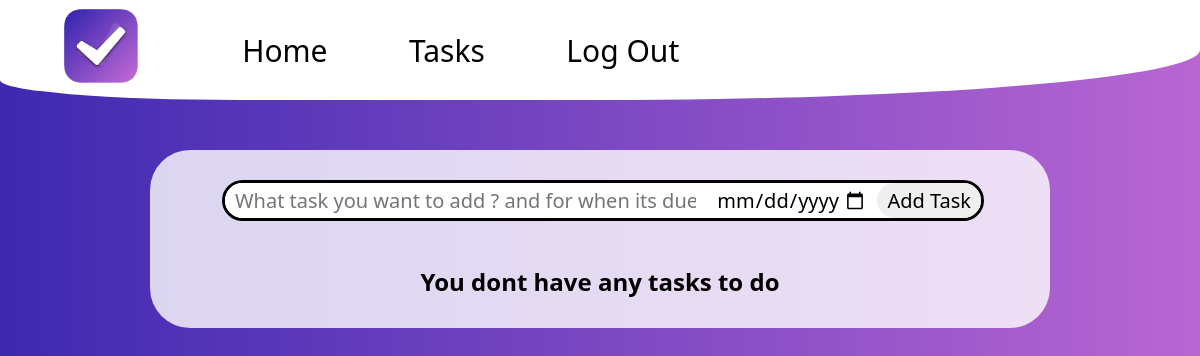
Page /tasks (signed in) on the earlier database version.
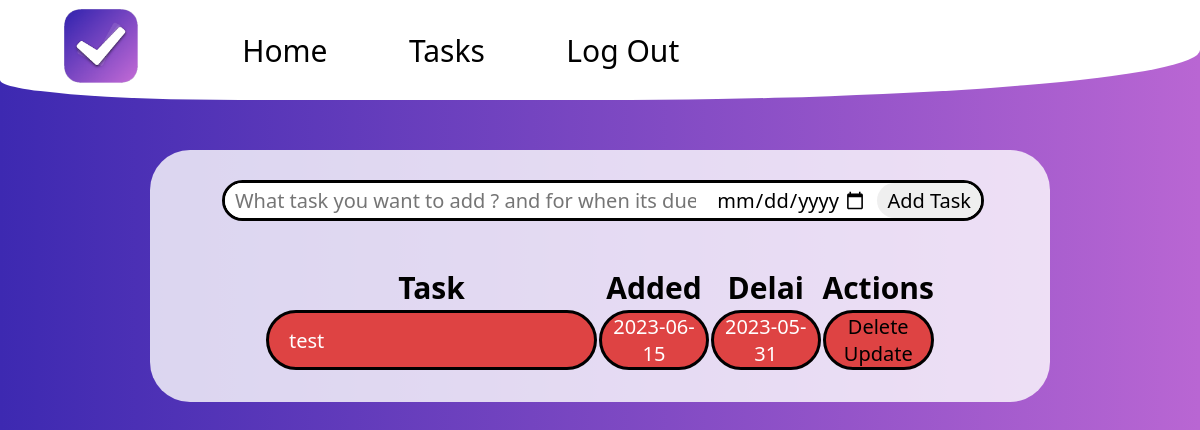
Same page on the later database version.
### server.py (models this page shows, shortened)
class task(db.Model):
    id = db.Column(db.Integer, primary_key=True)
    content = db.Column(db.String(100),nullable=False)
    date_created = db.Column(db.Date,default=datetime.utcnow)
    date_due = db.Column(db.Date)
    done = db.Column(db.Boolean, default=False)
    user_id = db.Column(db.Integer)

### server.py (the view)
@app.route('/tasks', methods=['POST','GET'])
def tasks():
    if session.get('email'):
        session['id'] = db.session.query(user).filter(user.email == session.get("email")).first().id
        tasks = task.query.filter(task.user_id == session['id'])
        today_date = datetime.today().date()
        if request.method == 'POST':
            task_content = request.form['task_added']
            task_due = (request.form['task_date'])
            task_due = datetime.strptime(task_due, "%Y-%m-%d")
            new_task = task(content=task_content, date_due=task_due,user_id=session["id"])
            try:
                print("creating task")
                print(type(task_due))
                db.session.add(new_task)
                db.session.commit()
                return redirect(url_for("tasks"))
            except:
                return "error creating task"
        else:
            return render_template("tasks.html",param=session.get('email'),tasks=tasks,today=today_date)
    else:
        flash("You need to log in to access to your tasks",category="error")
        return redirect(url_for("home"))

### templates/tasks.html (shortened to what this page needs)
{% extends 'navbar.html' %}
{% block content %}
<div class="tasks">
    <form action="/tasks" method="POST">
        <div class="addtask">
            <input type="text" id="task_added" name="task_added" placeholder="What task you want to add ? and for when its due to ?" required>
            <input type="date" name="task_date" id="task_date" required>
            <input type="submit" value="Add Task">
        </div>
    </form>
    <br><br>
    {% if tasks.count()==0 %}
    <h2>You dont have any tasks to do</h2>
    {% else %}
    <table>
        <tr>
            <th>Task</th>
            <th>Added</th>
            <th>Delai</th>
            <th>Actions</th>
        </tr>
        {% for task in tasks %}
        {% if task.done %}
        <tr class="done">
        {% elif task.date_due < today %}
        <tr class="passed">
        {% else %}
        <tr class="not_done">
        {% endif %}
                <td>{{ task.content }}</td>
                <td>{{ task.date_created }}</td>
                <td>{{ task.date_due }}</td>
                <td><a href="/delete/{{task.id}}">Delete</a> <br> <a href="/update/{{task.id}}">Update</a></td>
        </tr>
        {% endfor %}
    </table>
    {% endif %}
</div>
{% endblock %}

Differences in the rows shown:
added task: content "test", date_created "2023-06-15", date_due "2023-05-31"
Other differences:
text no longer shown: "You dont have any tasks to do"
text now shown: "Task Added Delai Actions"
